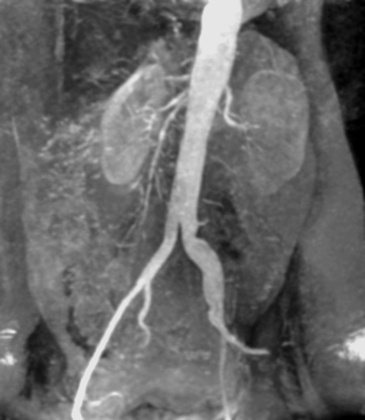
%> input picture 2/2a/kidney.jpg, 365 x 420 px, shrunk from 720 x 828 before the run
$ octave kidney.m   (GNU Octave 9; MATLAB toolbox functions it lacks are replaced by stand-ins)
%> lines starting %> are read from the running program, lines starting %| are printed output that depends on the picture; in (x1, y1, x2, y2) boxes, pixels count from 0 and x2, y2 are one past the last pixel; in counts of white or black regions, pixels touching at a corner belong together; the program's own positions count from 1
clc
clear all
close all
pkg load image

im=imread('C:\Users\User\OneDrive\Desktop\MUIS\Hev_tanilt\2\2a\kidney.jpg');
%> im is the input picture: size 420x365 uint8; min 0, max 234, mean 103.5

if(size(im,3)==3)
  img=rgb2gray(im);
else
  img=im;
end

second=img;
third=img;
[row,col] = size(img);
%> row = 420; col = 365

for x=1:row
  for y=1:col
    if(third(x,y)>150)
      second(x,y)=255;
      third(x,y)=240;
    elseif(third(x,y)>70 && third(x,y)<150)
      second(x,y)=0;
      third(x,y)=50;
    else
      second(x,y)=0;
      third(x,y)=142;
    endif
  endfor
endfor
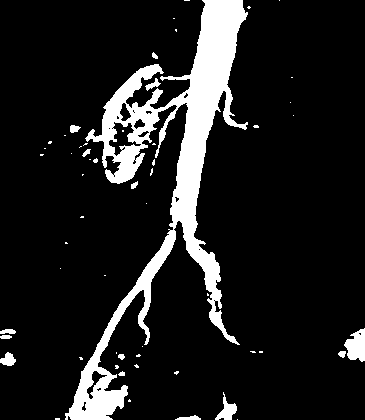
%> second: size 420x365 uint8; 12% white; 56 white regions (41 under 20 px), largest, box (x1, y1, x2, y2) and area: (65, 0, 248, 420) 16786, (344, 328, 365, 362) 486, (215, 392, 237, 420) 258
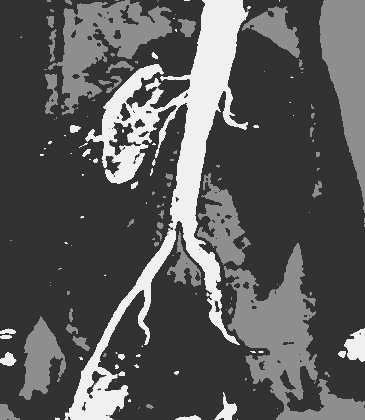
%> third: size 420x365 uint8; min 50, max 240, mean 89.9
subplot(1,3,1), imshow(img);
subplot(1,3,2), imshow(second);
subplot(1,3,3), imshow(third);
